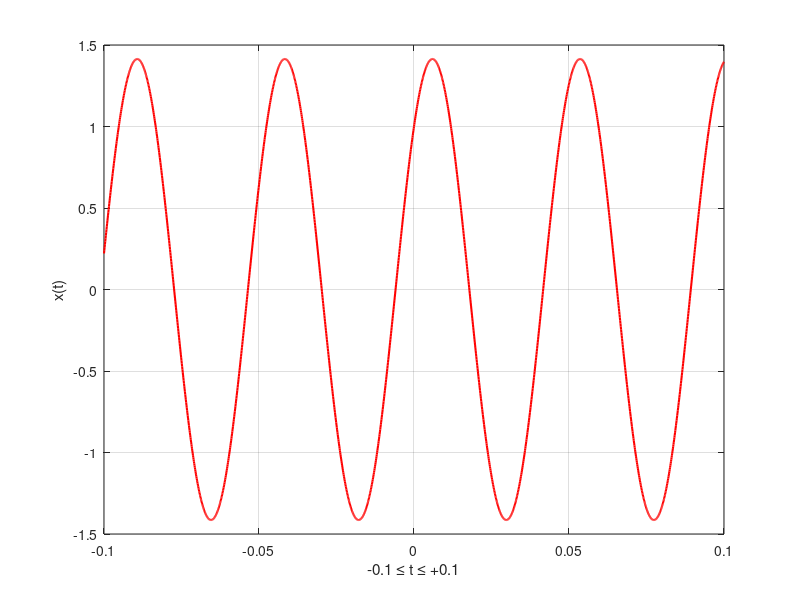
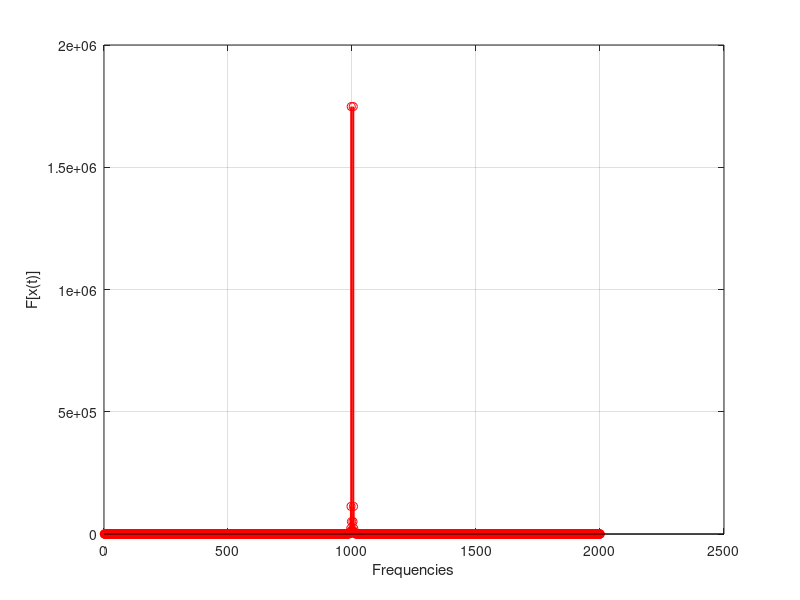
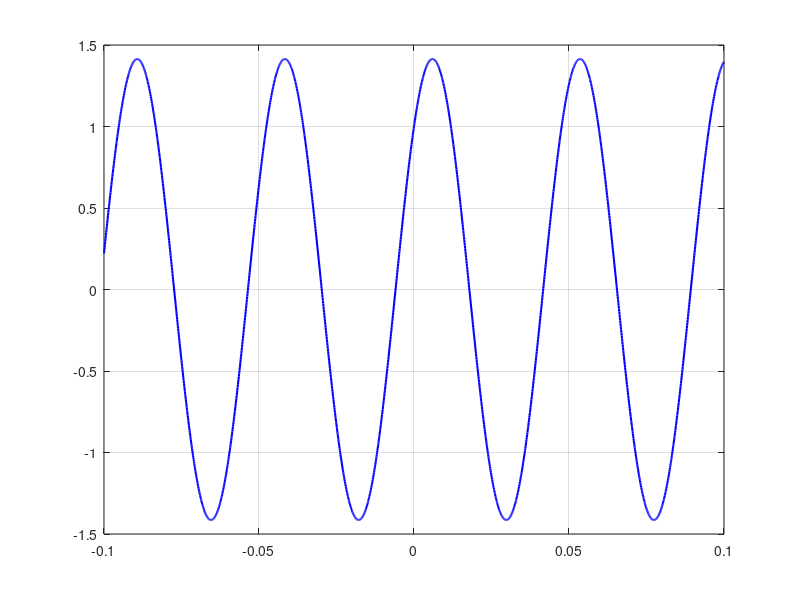

These figures' MATLAB source, in order:
% Original Signal Representation.
dt = 0.0001;
t_max = 0.1;
t = -t_max:dt:t_max;
%B to Ascii (Hex) = 42
x =  cos(42*pi*t) + sin(42*pi*t);
figure('Name','Original Signal Representation');
plot(t,x,'-r','LineWidth',1.5);
xlabel('-0.1 \leq t \leq +0.1');
ylabel('x(t)');
grid on

% FFT 
Fx = fft(x);
Wx = Fx .* conj(Fx);
Wx = fftshift(Wx);
figure('Name','Fourier Transform');
stem(Wx,'-r','LineWidth',1.5);
xlabel('Frequencies');
ylabel('F[x(t)]');
grid on

%IFFT 
IFx = ifft(Fx);
figure('Name','Inverse Fourier Transform');
plot(t,IFx,'-b','LineWidth',1.5);
grid on